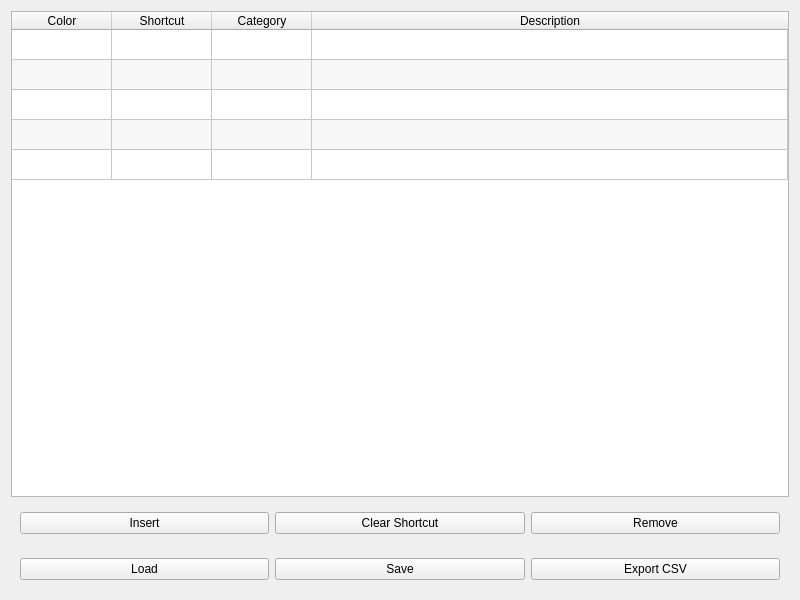
<?xml version="1.0" encoding="UTF-8"?>
<ui version="4.0">
 <class>EventsWidget</class>
 <widget class="QWidget" name="EventsWidget">
  <property name="geometry">
   <rect>
    <x>0</x>
    <y>0</y>
    <width>800</width>
    <height>600</height>
   </rect>
  </property>
  <property name="windowTitle">
   <string>EventsWidget</string>
  </property>
  <property name="styleSheet">
   <string notr="true"/>
  </property>
  <layout class="QGridLayout" name="gridLayout">
   <item row="1" column="0">
    <widget class="QFrame" name="frame_Footer">
     <property name="frameShape">
      <enum>QFrame::NoFrame</enum>
     </property>
     <property name="frameShadow">
      <enum>QFrame::Raised</enum>
     </property>
     <layout class="QHBoxLayout" name="horizontalLayout">
      <item>
       <widget class="QPushButton" name="btn_Insert">
        <property name="text">
         <string>Insert</string>
        </property>
       </widget>
      </item>
      <item>
       <widget class="QPushButton" name="btn_ClearShortcut">
        <property name="text">
         <string>Clear Shortcut</string>
        </property>
       </widget>
      </item>
      <item>
       <widget class="QPushButton" name="btn_Remove">
        <property name="text">
         <string>Remove</string>
        </property>
       </widget>
      </item>
     </layout>
    </widget>
   </item>
   <item row="0" column="0">
    <widget class="QTableWidget" name="tableWidget">
     <property name="minimumSize">
      <size>
       <width>400</width>
       <height>0</height>
      </size>
     </property>
     <property name="editTriggers">
      <set>QAbstractItemView::AnyKeyPressed|QAbstractItemView::DoubleClicked|QAbstractItemView::EditKeyPressed</set>
     </property>
     <property name="tabKeyNavigation">
      <bool>false</bool>
     </property>
     <property name="dragEnabled">
      <bool>false</bool>
     </property>
     <property name="alternatingRowColors">
      <bool>true</bool>
     </property>
     <property name="selectionMode">
      <enum>QAbstractItemView::SingleSelection</enum>
     </property>
     <property name="selectionBehavior">
      <enum>QAbstractItemView::SelectRows</enum>
     </property>
     <attribute name="horizontalHeaderVisible">
      <bool>true</bool>
     </attribute>
     <attribute name="horizontalHeaderStretchLastSection">
      <bool>true</bool>
     </attribute>
     <attribute name="verticalHeaderVisible">
      <bool>false</bool>
     </attribute>
     <row>
      <property name="text">
       <string>1</string>
      </property>
     </row>
     <row>
      <property name="text">
       <string>2</string>
      </property>
     </row>
     <row>
      <property name="text">
       <string>3</string>
      </property>
     </row>
     <row>
      <property name="text">
       <string>4</string>
      </property>
     </row>
     <row>
      <property name="text">
       <string>5</string>
      </property>
     </row>
     <column>
      <property name="text">
       <string>Color</string>
      </property>
     </column>
     <column>
      <property name="text">
       <string>Shortcut</string>
      </property>
     </column>
     <column>
      <property name="text">
       <string>Category</string>
      </property>
     </column>
     <column>
      <property name="text">
       <string>Description</string>
      </property>
     </column>
    </widget>
   </item>
   <item row="2" column="0">
    <widget class="QFrame" name="frame_Footer2">
     <property name="frameShape">
      <enum>QFrame::NoFrame</enum>
     </property>
     <property name="frameShadow">
      <enum>QFrame::Raised</enum>
     </property>
     <layout class="QHBoxLayout" name="horizontalLayout_3">
      <item>
       <widget class="QPushButton" name="btn_Load">
        <property name="text">
         <string>Load</string>
        </property>
       </widget>
      </item>
      <item>
       <widget class="QPushButton" name="btn_Save">
        <property name="text">
         <string>Save</string>
        </property>
       </widget>
      </item>
      <item>
       <widget class="QPushButton" name="btn_CSV">
        <property name="text">
         <string>Export CSV</string>
        </property>
       </widget>
      </item>
     </layout>
    </widget>
   </item>
  </layout>
 </widget>
 <resources/>
 <connections/>
</ui>
